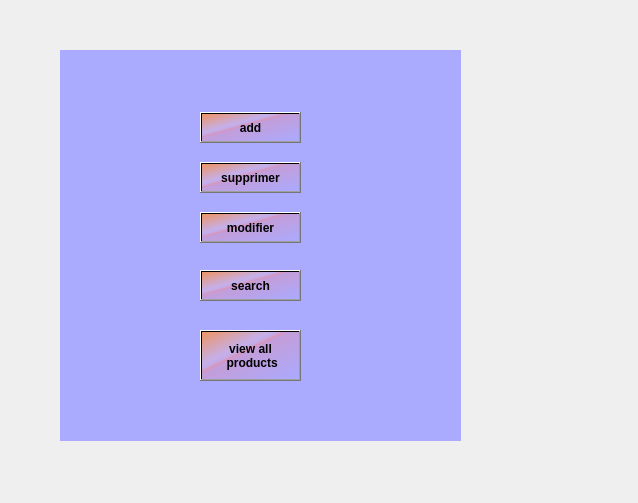
<?xml version="1.0" encoding="UTF-8"?>
<ui version="4.0">
 <class>Form</class>
 <widget class="QWidget" name="Form">
  <property name="geometry">
   <rect>
    <x>0</x>
    <y>0</y>
    <width>638</width>
    <height>503</height>
   </rect>
  </property>
  <property name="windowTitle">
   <string>Form</string>
  </property>
  <widget class="QWidget" name="widget" native="true">
   <property name="geometry">
    <rect>
     <x>60</x>
     <y>50</y>
     <width>401</width>
     <height>391</height>
    </rect>
   </property>
   <property name="styleSheet">
    <string notr="true">background-color: qlineargradient(spread:pad, x1:1, y1:1, x2:1, y2:1, stop:0 rgba(170, 170, 255, 255), stop:1 rgba(255, 255, 255, 255));</string>
   </property>
   <widget class="QPushButton" name="viewall">
    <property name="geometry">
     <rect>
      <x>140</x>
      <y>280</y>
      <width>101</width>
      <height>51</height>
     </rect>
    </property>
    <property name="font">
     <font>
      <pointsize>9</pointsize>
      <weight>75</weight>
      <bold>true</bold>
     </font>
    </property>
    <property name="styleSheet">
     <string notr="true">background-color: qlineargradient(spread:pad, x1:0, y1:0, x2:1, y2:1, stop:0 rgba(255, 143, 62, 206), stop:0.35 rgba(255, 188, 188, 80), stop:0.4 rgba(255, 162, 162, 80), stop:0.425 rgba(255, 132, 132, 156), stop:0.44 rgba(252, 128, 128, 80), stop:1 rgba(255, 255, 255, 0));</string>
    </property>
    <property name="text">
     <string>view all
 products</string>
    </property>
   </widget>
   <widget class="QPushButton" name="search">
    <property name="geometry">
     <rect>
      <x>140</x>
      <y>220</y>
      <width>101</width>
      <height>31</height>
     </rect>
    </property>
    <property name="font">
     <font>
      <pointsize>9</pointsize>
      <weight>75</weight>
      <bold>true</bold>
     </font>
    </property>
    <property name="styleSheet">
     <string notr="true">background-color: qlineargradient(spread:pad, x1:0, y1:0, x2:1, y2:1, stop:0 rgba(255, 143, 62, 206), stop:0.35 rgba(255, 188, 188, 80), stop:0.4 rgba(255, 162, 162, 80), stop:0.425 rgba(255, 132, 132, 156), stop:0.44 rgba(252, 128, 128, 80), stop:1 rgba(255, 255, 255, 0));</string>
    </property>
    <property name="text">
     <string>search</string>
    </property>
   </widget>
   <widget class="QPushButton" name="add">
    <property name="geometry">
     <rect>
      <x>140</x>
      <y>62</y>
      <width>101</width>
      <height>31</height>
     </rect>
    </property>
    <property name="font">
     <font>
      <pointsize>9</pointsize>
      <weight>75</weight>
      <bold>true</bold>
     </font>
    </property>
    <property name="styleSheet">
     <string notr="true">background-color: qlineargradient(spread:pad, x1:0, y1:0, x2:1, y2:1, stop:0 rgba(255, 143, 62, 206), stop:0.35 rgba(255, 188, 188, 80), stop:0.4 rgba(255, 162, 162, 80), stop:0.425 rgba(255, 132, 132, 156), stop:0.44 rgba(252, 128, 128, 80), stop:1 rgba(255, 255, 255, 0));</string>
    </property>
    <property name="text">
     <string>add</string>
    </property>
   </widget>
   <widget class="QPushButton" name="delete_2">
    <property name="geometry">
     <rect>
      <x>140</x>
      <y>112</y>
      <width>101</width>
      <height>31</height>
     </rect>
    </property>
    <property name="font">
     <font>
      <pointsize>9</pointsize>
      <weight>75</weight>
      <bold>true</bold>
     </font>
    </property>
    <property name="styleSheet">
     <string notr="true">background-color: qlineargradient(spread:pad, x1:0, y1:0, x2:1, y2:1, stop:0 rgba(255, 143, 62, 206), stop:0.35 rgba(255, 188, 188, 80), stop:0.4 rgba(255, 162, 162, 80), stop:0.425 rgba(255, 132, 132, 156), stop:0.44 rgba(252, 128, 128, 80), stop:1 rgba(255, 255, 255, 0));</string>
    </property>
    <property name="text">
     <string>supprimer</string>
    </property>
   </widget>
   <widget class="QPushButton" name="update2">
    <property name="geometry">
     <rect>
      <x>140</x>
      <y>162</y>
      <width>101</width>
      <height>31</height>
     </rect>
    </property>
    <property name="font">
     <font>
      <pointsize>9</pointsize>
      <weight>75</weight>
      <bold>true</bold>
     </font>
    </property>
    <property name="styleSheet">
     <string notr="true">background-color: qlineargradient(spread:pad, x1:0, y1:0, x2:1, y2:1, stop:0 rgba(255, 143, 62, 206), stop:0.35 rgba(255, 188, 188, 80), stop:0.4 rgba(255, 162, 162, 80), stop:0.425 rgba(255, 132, 132, 156), stop:0.44 rgba(252, 128, 128, 80), stop:1 rgba(255, 255, 255, 0));</string>
    </property>
    <property name="text">
     <string>modifier</string>
    </property>
   </widget>
  </widget>
 </widget>
 <resources/>
 <connections/>
</ui>
